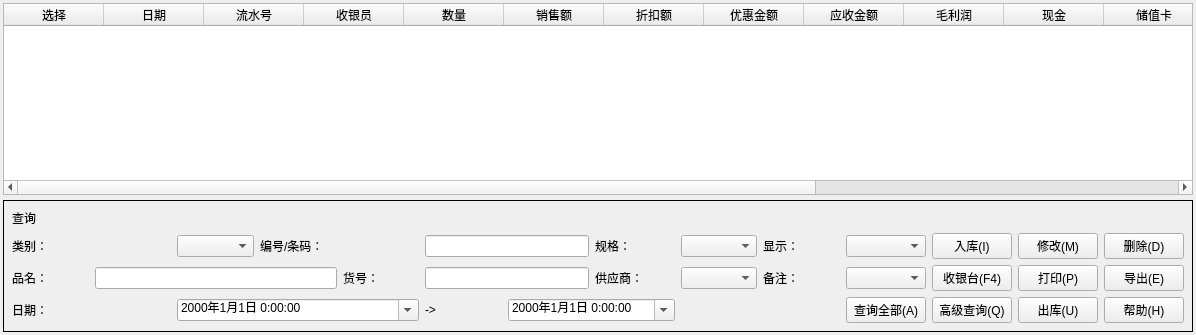
             <widget class="QWidget" name="tab_7">
              <attribute name="title">
               <string>销售统计</string>
              </attribute>
              <layout class="QVBoxLayout" name="verticalLayout_6">
               <property name="spacing">
                <number>5</number>
               </property>
               <property name="leftMargin">
                <number>3</number>
               </property>
               <property name="topMargin">
                <number>3</number>
               </property>
               <property name="rightMargin">
                <number>3</number>
               </property>
               <property name="bottomMargin">
                <number>3</number>
               </property>
               <item>
                <widget class="QTableWidget" name="tableWidget_3">
                 <column>
                  <property name="text">
                   <string>选择</string>
                  </property>
                 </column>
                 <column>
                  <property name="text">
                   <string>日期</string>
                  </property>
                 </column>
                 <column>
                  <property name="text">
                   <string>流水号</string>
                  </property>
                 </column>
                 <column>
                  <property name="text">
                   <string>收银员</string>
                  </property>
                 </column>
                 <column>
                  <property name="text">
                   <string>数量</string>
                  </property>
                 </column>
                 <column>
                  <property name="text">
                   <string>销售额</string>
                  </property>
                 </column>
                 <column>
                  <property name="text">
                   <string>折扣额</string>
                  </property>
                 </column>
                 <column>
                  <property name="text">
                   <string>优惠金额</string>
                  </property>
                 </column>
                 <column>
                  <property name="text">
                   <string>应收金额</string>
                  </property>
                 </column>
                 <column>
                  <property name="text">
                   <string>毛利润</string>
                  </property>
                 </column>
                 <column>
                  <property name="text">
                   <string>现金</string>
                  </property>
                 </column>
                 <column>
                  <property name="text">
                   <string>储值卡</string>
                  </property>
                 </column>
                 <column>
                  <property name="text">
                   <string>实收</string>
                  </property>
                 </column>
                 <column>
                  <property name="text">
                   <string>找零</string>
                  </property>
                 </column>
                 <column>
                  <property name="text">
                   <string>其他</string>
                  </property>
                 </column>
                 <column>
                  <property name="text">
                   <string>备注</string>
                  </property>
                 </column>
                </widget>
               </item>
               <item>
                <widget class="QWidget" name="toolWidget_3" native="true">
                 <property name="minimumSize">
                  <size>
                   <width>1190</width>
                   <height>122</height>
                  </size>
                 </property>
                 <property name="styleSheet">
                  <string notr="true">QWidget#toolWidget_3{
	min-height:120;
	width:1188;
	min-width:870;
	border: 1px solid #000000;
}</string>
                 </property>
                 <layout class="QGridLayout" name="gridLayout_22">
                  <item row="0" column="0" colspan="14">
                   <widget class="QLabel" name="label_41">
                    <property name="styleSheet">
                     <string notr="true">QWidget#toolWidget_2{
	min-height:120;
	width:1188;
	min-width:870;
	border: 1px solid #000000;
}</string>
                    </property>
                    <property name="text">
                     <string>查询</string>
                    </property>
                   </widget>
                  </item>
                  <item row="1" column="0" colspan="2">
                   <widget class="QLabel" name="label_42">
                    <property name="text">
                     <string>类别：</string>
                    </property>
                   </widget>
                  </item>
                  <item row="1" column="2">
                   <widget class="QComboBox" name="comboBox_11"/>
                  </item>
                  <item row="1" column="3" colspan="2">
                   <widget class="QLabel" name="label_45">
                    <property name="text">
                     <string>编号/条码：</string>
                    </property>
                   </widget>
                  </item>
                  <item row="1" column="5" colspan="2">
                   <widget class="QLineEdit" name="lineEdit_9"/>
                  </item>
                  <item row="1" column="7">
                   <widget class="QLabel" name="label_47">
                    <property name="text">
                     <string>规格：</string>
                    </property>
                   </widget>
                  </item>
                  <item row="1" column="8">
                   <widget class="QComboBox" name="comboBox_12"/>
                  </item>
                  <item row="1" column="9">
                   <widget class="QLabel" name="label_49">
                    <property name="text">
                     <string>显示：</string>
                    </property>
                   </widget>
                  </item>
                  <item row="1" column="10">
                   <widget class="QComboBox" name="comboBox_14"/>
                  </item>
                  <item row="1" column="11">
                   <widget class="QPushButton" name="pushButton_51">
                    <property name="text">
                     <string>入库(I)</string>
                    </property>
                   </widget>
                  </item>
                  <item row="1" column="12">
                   <widget class="QPushButton" name="pushButton_52">
                    <property name="text">
                     <string>修改(M)</string>
                    </property>
                   </widget>
                  </item>
                  <item row="1" column="13">
                   <widget class="QPushButton" name="pushButton_53">
                    <property name="text">
                     <string>删除(D)</string>
                    </property>
                   </widget>
                  </item>
                  <item row="2" column="0">
                   <widget class="QLabel" name="label_43">
                    <property name="text">
                     <string>品名：</string>
                    </property>
                   </widget>
                  </item>
                  <item row="2" column="1" colspan="3">
                   <widget class="QLineEdit" name="lineEdit_11"/>
                  </item>
                  <item row="2" column="4">
                   <widget class="QLabel" name="label_46">
                    <property name="text">
                     <string>货号：</string>
                    </property>
                   </widget>
                  </item>
                  <item row="2" column="5" colspan="2">
                   <widget class="QLineEdit" name="lineEdit_10"/>
                  </item>
                  <item row="2" column="7">
                   <widget class="QLabel" name="label_48">
                    <property name="text">
                     <string>供应商：</string>
                    </property>
                   </widget>
                  </item>
                  <item row="2" column="8">
                   <widget class="QComboBox" name="comboBox_13"/>
                  </item>
                  <item row="2" column="9">
                   <widget class="QLabel" name="label_50">
                    <property name="text">
                     <string>备注：</string>
                    </property>
                   </widget>
                  </item>
                  <item row="2" column="10">
                   <widget class="QComboBox" name="comboBox_15"/>
                  </item>
                  <item row="2" column="11">
                   <widget class="QPushButton" name="pushButton_54">
                    <property name="text">
                     <string>收银台(F4)</string>
                    </property>
                   </widget>
                  </item>
                  <item row="2" column="12">
                   <widget class="QPushButton" name="pushButton_55">
                    <property name="text">
                     <string>打印(P)</string>
                    </property>
                   </widget>
                  </item>
                  <item row="2" column="13">
                   <widget class="QPushButton" name="pushButton_56">
                    <property name="text">
                     <string>导出(E)</string>
                    </property>
                   </widget>
                  </item>
                  <item row="3" column="0" colspan="2">
                   <widget class="QLabel" name="label_44">
                    <property name="text">
                     <string>日期：</string>
                    </property>
                   </widget>
                  </item>
                  <item row="3" column="2" colspan="3">
                   <widget class="QDateTimeEdit" name="dateTimeEdit_6">
                    <property name="dateTime">
                     <datetime>
                      <hour>0</hour>
                      <minute>0</minute>
                      <second>0</second>
                      <year>2000</year>
                      <month>1</month>
                      <day>1</day>
                     </datetime>
                    </property>
                    <property name="displayFormat">
                     <string>yyyy年M月d日 H:mm:ss</string>
                    </property>
                    <property name="calendarPopup">
                     <bool>true</bool>
                    </property>
                   </widget>
                  </item>
                  <item row="3" column="5">
                   <widget class="QLabel" name="label_51">
                    <property name="text">
                     <string>-&gt;</string>
                    </property>
                   </widget>
                  </item>
                  <item row="3" column="6" colspan="2">
                   <widget class="QDateTimeEdit" name="dateTimeEdit_7">
                    <property name="dateTime">
                     <datetime>
                      <hour>0</hour>
                      <minute>0</minute>
                      <second>0</second>
                      <year>2000</year>
                      <month>1</month>
                      <day>1</day>
                     </datetime>
                    </property>
                    <property name="displayFormat">
                     <string>yyyy年M月d日 H:mm:ss</string>
                    </property>
                    <property name="calendarPopup">
                     <bool>true</bool>
                    </property>
                   </widget>
                  </item>
                  <item row="3" column="10">
                   <widget class="QPushButton" name="pushButton_84">
                    <property name="text">
                     <string>查询全部(A)</string>
                    </property>
                   </widget>
                  </item>
                  <item row="3" column="11">
                   <widget class="QPushButton" name="pushButton_57">
                    <property name="text">
                     <string>高级查询(Q)</string>
                    </property>
                   </widget>
                  </item>
                  <item row="3" column="12">
                   <widget class="QPushButton" name="pushButton_58">
                    <property name="text">
                     <string>出库(U)</string>
                    </property>
                   </widget>
                  </item>
                  <item row="3" column="13">
                   <widget class="QPushButton" name="pushButton_83">
                    <property name="text">
                     <string>帮助(H)</string>
                    </property>
                   </widget>
                  </item>
                 </layout>
                </widget>
               </item>
              </layout>
             </widget>
